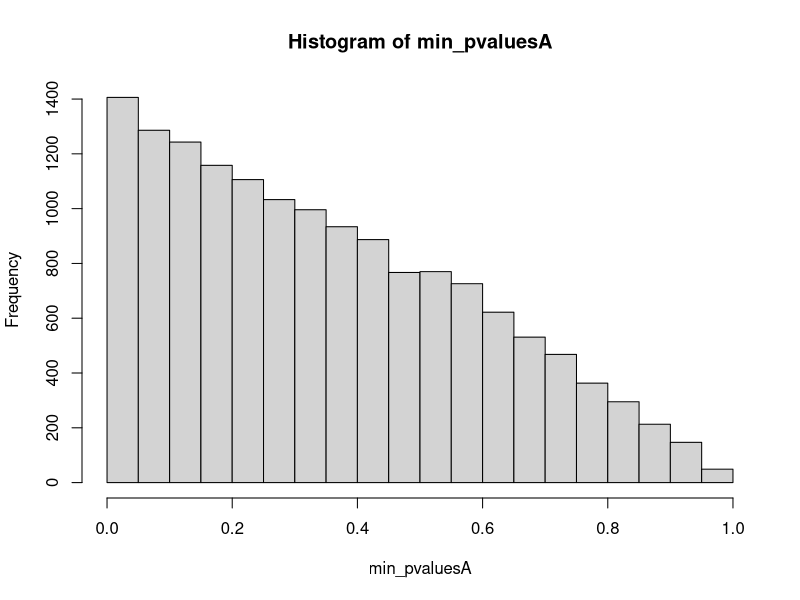
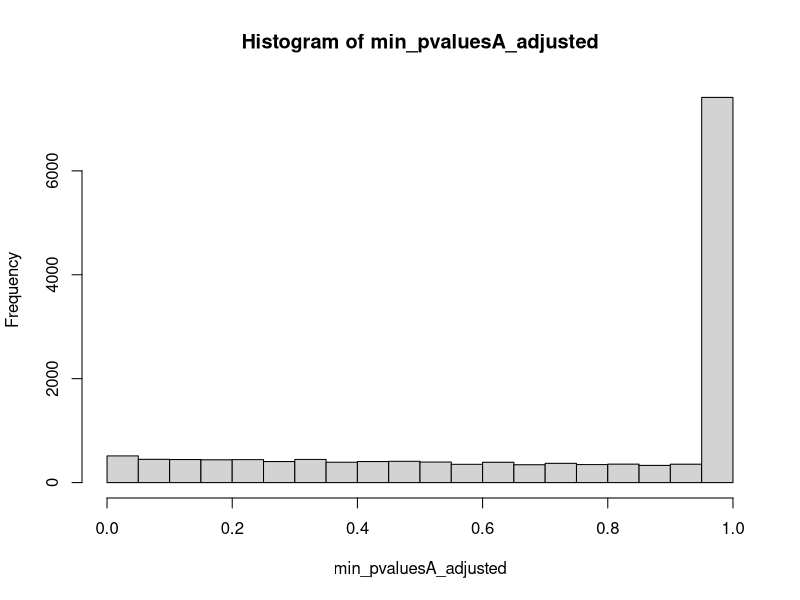

The R source for these figures, in order:
## ---- chunk 1
knitr::opts_chunk$set(echo = TRUE)
## ---- chunk 2
library(dplyr) # for easy mutate
## ---- chunk 3
library(mvtnorm)
mu0 <- c(0, 0)
Sigma0 <- matrix(c(1, 0.5, 0.5, 1), nrow = 2)

set.seed(105051)
yvalues <- rmvnorm(40, mean = mu0, sigma = Sigma0)
sim1_values <- data.frame(
  condition = rep(c("Low", "High"), each = 20),
  y1 = yvalues[,1],
  y2 = yvalues[,2]
)

## ---- chunk 4
sim1_values <- sim1_values %>% mutate(
   y_avg = (y1+y2)/2
 )

t.test(y1 ~ condition, data = sim1_values)$p.value
t.test(y2 ~ condition, data = sim1_values)$p.value
t.test(y_avg ~ condition, data = sim1_values)$p.value
## ---- chunk 5
pvaluesA <- matrix(0, nrow = 15000, ncol = 3)

set.seed(105051)

for(i in 1:15000){

  yvalues <- rmvnorm(40, mean = mu0, sigma = Sigma0)
  sim1_values <- data.frame(
    condition = rep(c("Low", "High"), each = 20),
    y1 = yvalues[,1],
    y2 = yvalues[,2]
 ) %>% mutate(
   y_avg = (y1+y2)/2
 )
  
  pvaluesA[i, 1] <- t.test(y1 ~ condition, data = sim1_values)$p.value
  pvaluesA[i, 2] <- t.test(y2 ~ condition, data = sim1_values)$p.value
  pvaluesA[i, 3] <- t.test(y_avg ~ condition, data = sim1_values)$p.value
  
}

## ---- chunk 6
min_pvaluesA <- apply(pvaluesA, 1, min)
## ---- chunk 7
hist(min_pvaluesA)
mean(min_pvaluesA <= 0.05) # FPR at alpha = 5%
## ---- chunk 8
pvaluesA_adjusted <- t(apply(pvaluesA, 1, p.adjust, method = "holm"))
# the t is to transpose back to the original 15000 x 3 size
## ---- chunk 9
min_pvaluesA_adjusted <- apply(pvaluesA_adjusted, 1, min)
hist(min_pvaluesA_adjusted)
mean(min_pvaluesA_adjusted <= 0.05) # FPR at alpha = 5%
## ---- chunk 10

## ---- chunk 11

## ---- chunk 12

## ---- chunk 13

## ---- chunk 14

## ---- chunk 15

## ---- chunk 16

## ---- chunk 17

## ---- chunk 18

## ---- chunk 19

